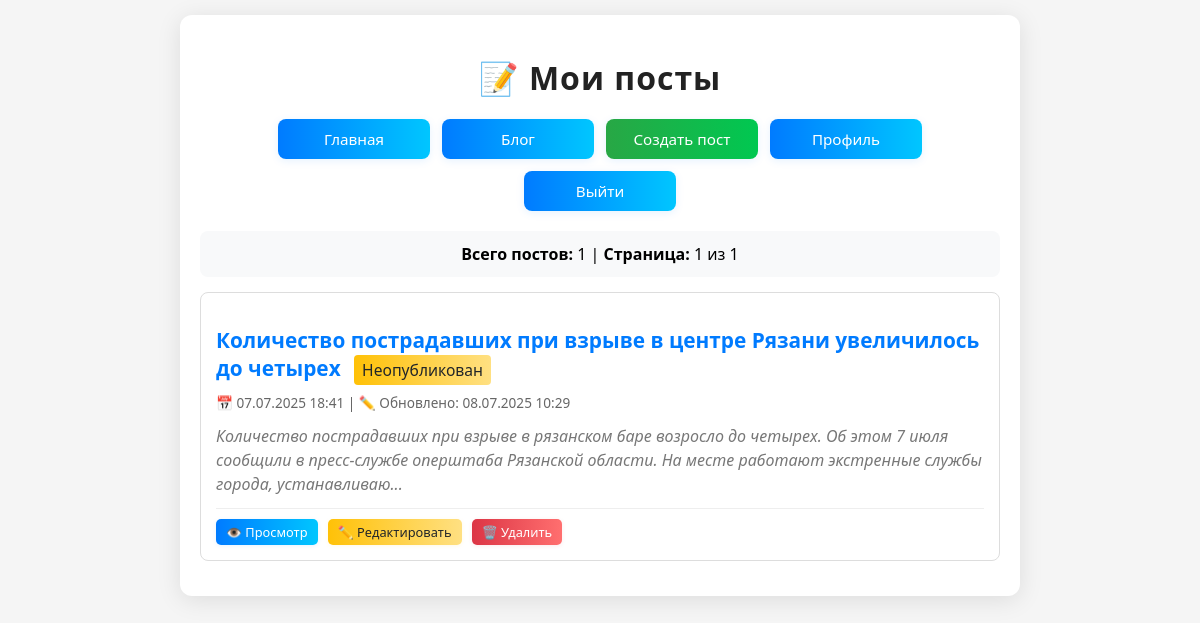
Page /blog/my-posts (signed in) on the committed database.
### model/db_models.py (models this page shows, shortened)
class Post(db.Model):
    id = db.Column(db.Integer, primary_key=True)
    title = db.Column(db.String(200), nullable=False)
    content = db.Column(db.Text, nullable=False)
    created_at = db.Column(db.DateTime, default=datetime.utcnow)
    updated_at = db.Column(db.DateTime, default=datetime.utcnow, onupdate=datetime.utcnow)
    user_id = db.Column(db.Integer, db.ForeignKey('user.id'), nullable=False)
    image = db.Column(db.String(255), nullable=True)  # Имя файла изображения (опционально)
    is_published = db.Column(db.Boolean, default=True)  # Статус публикации поста
    user = db.relationship('User', backref=db.backref('posts', lazy=True))

### blog/routes.py (the view)
@blog.route('/my-posts')
@login_required
def my_posts():
    page = request.args.get('page', 1, type=int)
    posts_pagination = Post.query.filter_by(user_id=current_user.id).order_by(
        Post.created_at.desc()).paginate(page=page, per_page=10, error_out=False)
    posts = []
    for post in posts_pagination.items:
        post_data = {
            'id': post.id,
            'title': post.title,
            'content': get_blurred_content('post', post.id, post.content),
            'created_at': post.created_at,
            'updated_at': post.updated_at,
            'user': post.user,
            'user_id': post.user_id,
            'has_password': has_content_password('post', post.id),
            'has_access': check_content_access('post', post.id)
        }
        posts.append(post_data)
    return render_template('blog/my_posts.html', posts=posts, pagination=posts_pagination)

### utils/content_password.py (called while the page is built, shortened)
def check_content_access(content_type, content_id, password=None):
    if not current_user.is_authenticated:
        return False
    content_password = ContentPassword.query.filter_by(
        content_type=content_type,
        content_id=content_id,
        is_active=True
    ).first()
    if not content_password:
        return True  # Пароль не установлен, доступ свободный
    if content_password.created_by == current_user.id:
        return True

def has_content_password(content_type, content_id):
    return ContentPassword.query.filter_by(
        content_type=content_type,
        content_id=content_id,
        is_active=True
    ).first() is not None

def get_blurred_content(content_type, content_id, original_content):
    if not has_content_password(content_type, content_id):
        return original_content
    if check_content_access(content_type, content_id):
        return original_content
    return blur_text(original_content, blur_ratio=0.6)

### templates/blog/my_posts.html (shortened to what this page needs)
<!DOCTYPE html>
<html lang="ru">
<head>
</head>
<body>
    <div class="container">
        <h1>📝 Мои посты</h1>
        <div class="nav-links">
            <a href="{{ url_for('index') }}">Главная</a>
            <a href="{{ url_for('blog.index') }}">Блог</a>
            <a href="{{ url_for('blog.create') }}" class="create-btn">Создать пост</a>
            <a href="{{ url_for('profile') }}">Профиль</a>
            <a href="{{ url_for('auth.logout') }}">Выйти</a>
        </div>
        <div class="stats">
            <strong>Всего постов:</strong> {{ pagination.total }} |
            <strong>Страница:</strong> {{ pagination.page }} из {{ pagination.pages }}
        </div>
        {% if posts %}
            {% for post in posts %}
                <div class="post-card">
                    <h2 class="post-title">
                        <a href="{{ url_for('blog.post', post_id=post.id) }}">{{ post.title }}</a>
                        {% if post.is_published %}
                            <span class="publication-status status-published">Опубликован</span>
                        {% else %}
                            <span class="publication-status status-unpublished">Неопубликован</span>
                        {% endif %}
                    </h2>
                    <div class="post-meta">
                        📅 {{ post.created_at.strftime('%d.%m.%Y %H:%M') }}
                        {% if post.updated_at != post.created_at %}
                            | ✏️ Обновлено: {{ post.updated_at.strftime('%d.%m.%Y %H:%M') }}
                        {% endif %}
                    </div>
                    <div class="post-content">
                        <div class="post-excerpt">
                            {{ post.content[:200] }}{% if post.content|length > 200 %}...{% endif %}
                        </div>
                    </div>
                    <div class="post-actions">
                        <a href="{{ url_for('blog.post', post_id=post.id) }}" class="view-btn">👁️ Просмотр</a>
                        <a href="{{ url_for('blog.edit', post_id=post.id) }}" class="edit-btn">✏️ Редактировать</a>
                        <a href="#" onclick="deletePost({{ post.id }})" class="delete-btn">🗑️ Удалить</a>
                    </div>
                </div>
            {% endfor %}
        {% endif %}
    </div>
</body>
</html>

### templates/blog/my_posts.html (style rules this page uses)
body { font-family: 'Segoe UI', Arial, sans-serif; background-color: #f5f5f5; margin: 0; padding: 15px; }
.container { max-width: 800px; margin: 0 auto; background: white; padding: 20px; border-radius: 12px; box-shadow: 0 4px 24px rgba(0,0,0,0.10); }
h1 { color: #222; text-align: center; margin-bottom: 20px; font-weight: 700; letter-spacing: 1px; }
.post-card { border: 1px solid #ddd; border-radius: 8px; padding: 15px; margin-bottom: 15px; background: white; transition: box-shadow 0.3s ease; }
.post-title { font-size: 1.3em; color: #333; margin-bottom: 8px; }
.post-title a { color: #007bff; text-decoration: none; }
.post-meta { color: #666; font-size: 0.85em; margin-bottom: 12px; }
.post-content { color: #555; line-height: 1.5; margin-bottom: 12px; }
.post-excerpt { color: #777; font-style: italic; }
.post-actions { margin-top: 8px; padding-top: 8px; border-top: 1px solid #eee; }
.post-actions a { display: inline-flex; align-items: center; gap: 4px; margin-right: 6px; margin-top: 2px; padding: 4px 10px; text-decoration: none; border-radius: 5px; font-size: 0.8em; font-weight: 500; transition: background 0.2s, box-shadow 0.2s, transform 0.1s; }
.view-btn { background: linear-gradient(90deg, #007bff 0%, #00c6ff 100%); color: white; box-shadow: 0 1px 4px rgba(0,123,255,0.10); }
.edit-btn { background: linear-gradient(90deg, #ffc107 0%, #ffe082 100%); color: #212529; box-shadow: 0 1px 4px rgba(255,193,7,0.10); }
.delete-btn { background: linear-gradient(90deg, #dc3545 0%, #ff6f6f 100%); color: white; box-shadow: 0 1px 4px rgba(220,53,69,0.10); }
.nav-links { display: flex; flex-wrap: wrap; justify-content: center; gap: 12px; margin: 20px 0; }
.nav-links a { display: flex; align-items: center; gap: 6px; min-width: 120px; justify-content: center; padding: 10px 16px; font-size: 0.95em; font-weight: 500; background: linear-gradient(90deg, #007bff 0%, #00c6ff 100%); color: white; text-decoration: none; border: none; border-radius: 8px; box-shadow: 0 2px 8px rgba(0,123,255,0.10); transition: background 0.2s, box-shadow 0.2s, transform 0.1s; position: relative; overflow: hidden; }
.create-btn { background: linear-gradient(90deg, #28a745 0%, #00c851 100%) !important; box-shadow: 0 2px 8px rgba(40,167,69,0.10); }
.stats { background-color: #f8f9fa; padding: 12px; border-radius: 8px; margin-bottom: 15px; text-align: center; }
.publication-status { display: inline-block; padding: 4px 8px; border-radius: 4px; font-size: 0.75em; font-weight: 500; margin-left: 8px; }
.status-unpublished { background: linear-gradient(90deg, #ffc107 0%, #ffe082 100%); color: #212529; }

### rows in the picture
Post: title "Количество пострадавших при взрыве в центре Рязани увеличилось до четырех", created_at "07.07.2025 18:41", updated_at "08.07.2025 10:29", content "Количество пострадавших при взрыве в рязанском баре возросло до четырех. Об этом 7 июля сообщили в пресс-службе оперштаба Рязанской области. На месте работают экстренные службы города, устанавливаю"

### other values in the picture
{{ pagination.total }} "1"
{{ pagination.page }} "1"
{{ pagination.pages }} "1"
